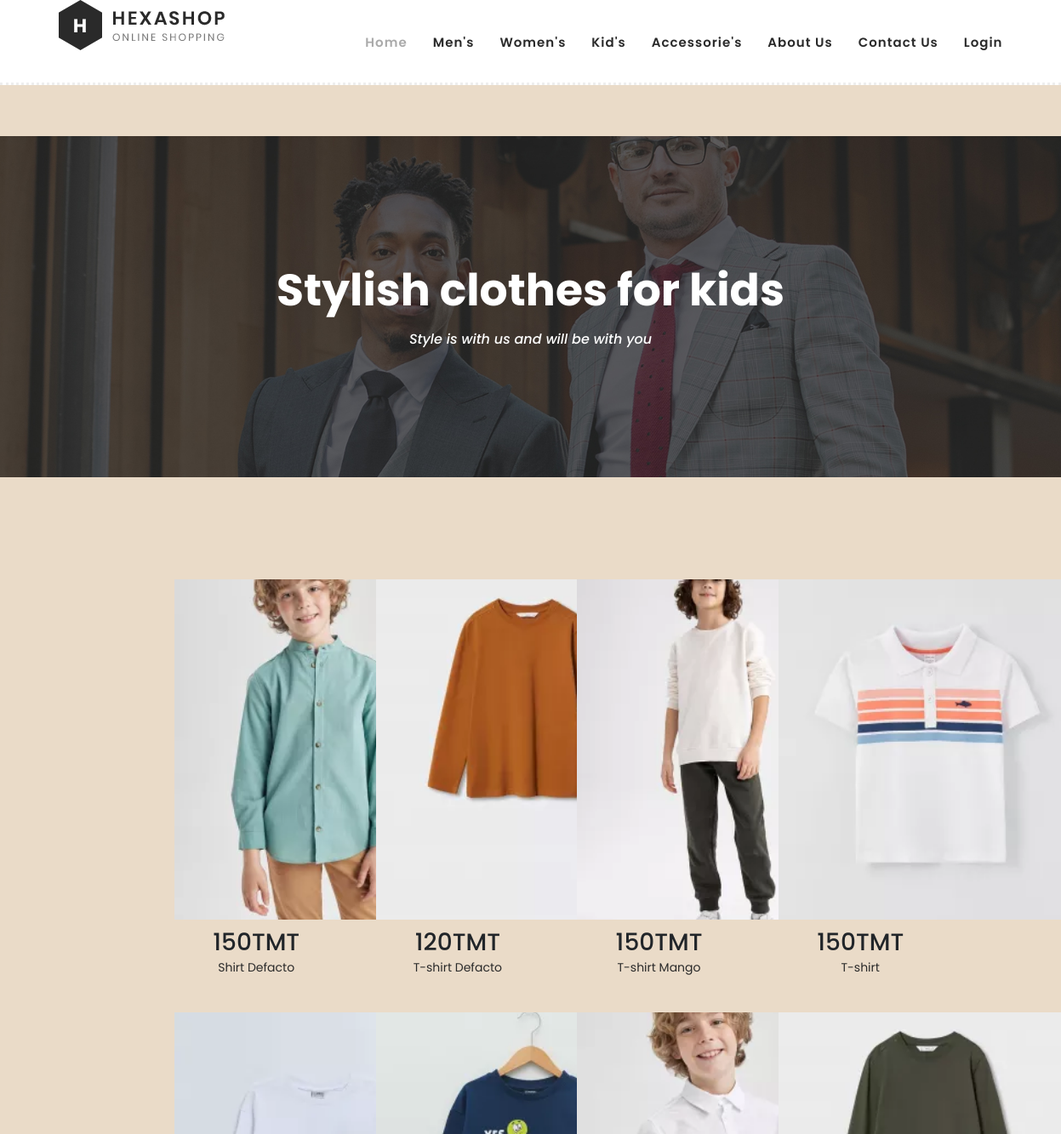
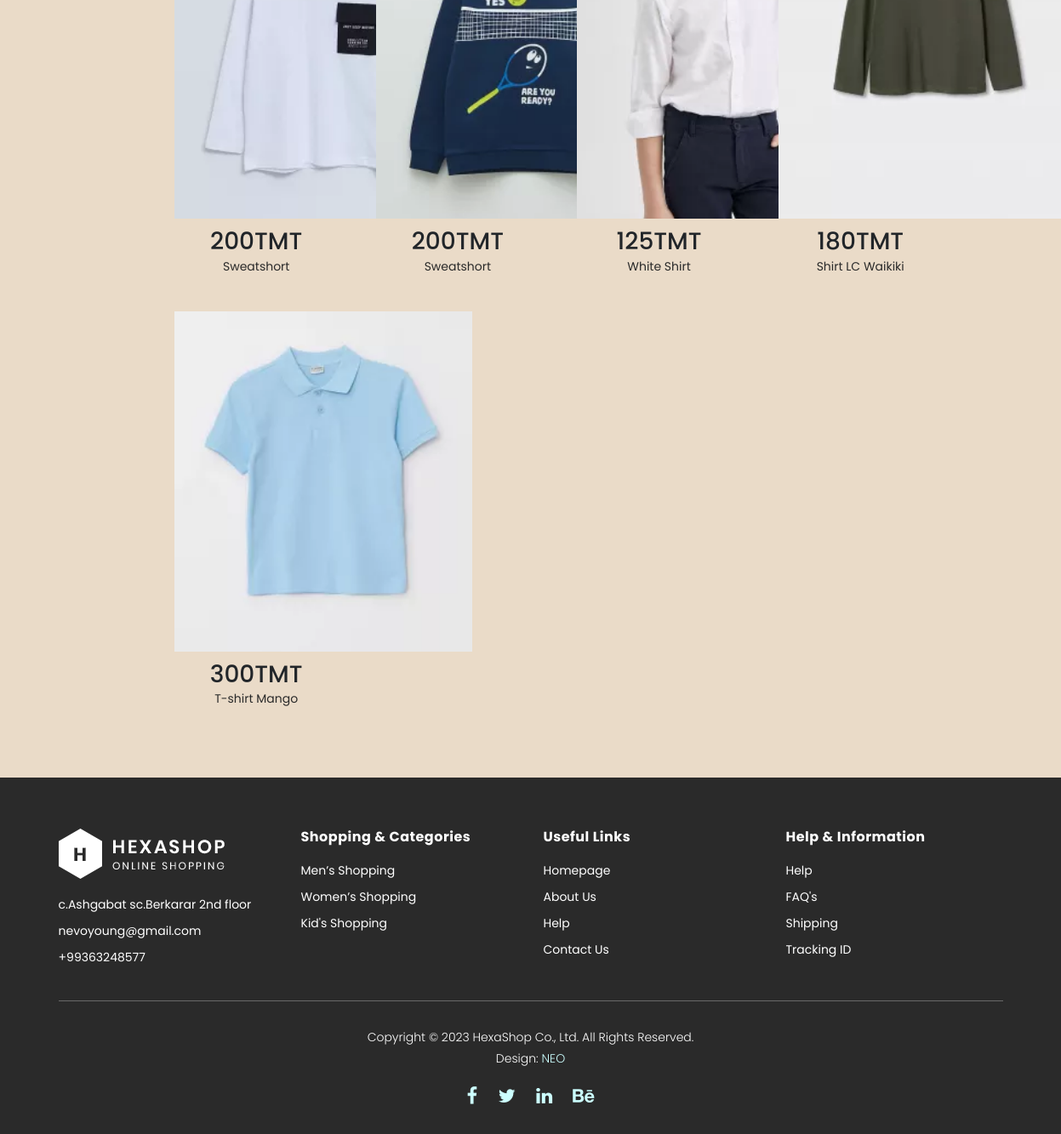
Page /products/kids on the committed database (2 pictures, top to bottom).
### products/models.py (models this page shows)
class Kids(models.Model):
    image = models.ImageField(upload_to='static/images')
    name = models.CharField(max_length=120)
    baha = models.CharField(max_length=20)
    description = models.TextField(null=True)
    class Meta:
        verbose_name = 'Kid'
        verbose_name_plural = 'Kids'

### products/views.py (the view)
# urls.py: path('kids',kids,name = 'kids'),
def kids(request):
    kids = Kids.objects.all()
    context = {
        "kids":kids
    }
    return render(request,'products/kids.html',context=context)

### templates/products/kids.html
{% extends 'base.html' %}
{% block content %}
<div class="page-heading" id="top">
        <div class="container">
            <div class="row">
                <div class="col-lg-12">
                    <div class="inner-content">
                        <h2>Stylish clothes for kids</h2>
                        <span>Style is with us and will be with you</span>
                    </div>
                </div>
            </div>
        </div>
    </div>
<div class="products">
    <div class="row">
        <div class="col-lg-12">
            {% for kid in kids %}
            <div class="product">
                <img src="{{ kid.image.url }}" alt="">
                <h3>{{ kid.baha }}TMT</h3>
                <p>{{ kid.name }}</p>
            </div>
            {% endfor %}
        </div>
    </div>
</div>
{% endblock %}

### static/css/templatemo-hexashop.css (style rules this page uses)
html, body, div, span, applet, object, iframe, h1, h2, h3, h4, h5, h6, p, blockquote, div pre, a, abbr, acronym, address, big, cite, code, del, dfn, em, font, img, ins, kbd, q, s, samp, small, strike, strong, sub, sup, tt, var, b, u, i, center, dl, dt, dd, ol, ul, li, figure, header, nav, section, article, aside, footer, figcaption { margin: 0; padding: 0; border: 0; outline: 0; }
* { box-sizing: border-box; }
html, body { font-family: 'Poppins', sans-serif; font-weight: 400; background-color: #fff; font-size: 16px; -ms-text-size-adjust: 100%; -webkit-font-smoothing: antialiased; -moz-osx-font-smoothing: grayscale; }
h1, h2, h3, h4, h5, h6 { margin-top: 0px; margin-bottom: 0px; }
p { font-size: 14px; line-height: 25px; color: #2a2a2a; }
html, body { background:#Eadbc8; font-family: 'Poppins', sans-serif; }
.page-heading { margin-top: 160px; margin-bottom: 30px; background-image: url(../images/products-page-heading.jpg); background-position: center center; background-size: cover; background-repeat: no-repeat; }
.page-heading .inner-content { padding: 150px 0px; text-align: center; }
.page-heading .inner-content h2 { font-size: 52px; color: #fff; font-weight: 700; margin-bottom: 15px; }
.page-heading .inner-content span { font-size: 16px; font-weight: 500; color: #fff; font-style: italic; }

### static/css/products.css (style rules this page uses)
* { padding: 0; margin: 0; }
.product { display: inline-block; width: 20%; margin: 10px; padding: 10px; text-align: center; }
.product img { width: 350px; height: 400px; object-fit: cover; margin-bottom: 10px; }
.products { margin-top: 100px; }
.products .row { margin-left: 170px; }

### rows in the picture
Kids: image (picture), baha "150", name "Shirt Defacto"
Kids: image (picture), baha "120", name "T-shirt Defacto"
Kids: image (picture), baha "150", name "T-shirt Mango"
Kids: image (picture), baha "150", name "T-shirt"
Kids: image (picture), baha "200", name "Sweatshort"
Kids: image (picture), baha "200", name "Sweatshort"
Kids: image (picture), baha "125", name "White Shirt"
Kids: image (picture), baha "180", name "Shirt LC Waikiki"
Kids: image (picture), baha "300", name "T-shirt Mango"
